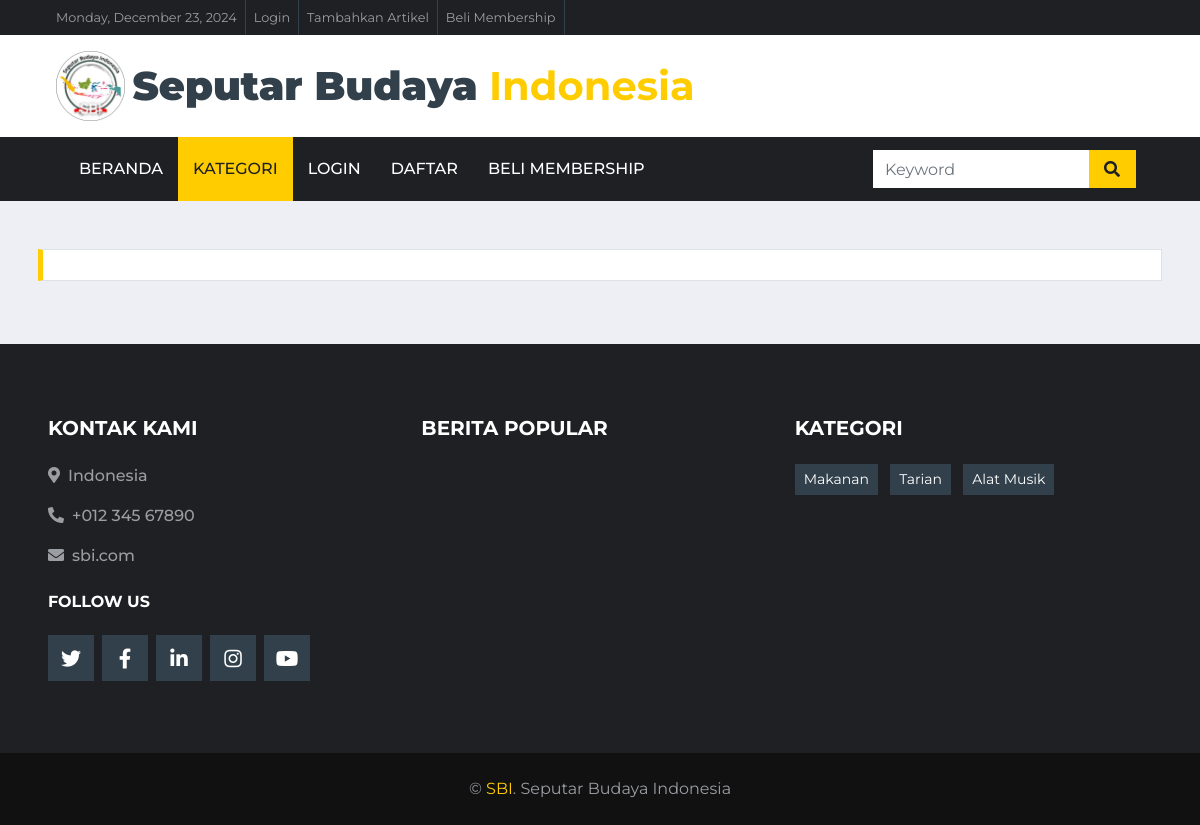
/index.php/kategori/alat_musik, run on an earlier commit of the app's database.
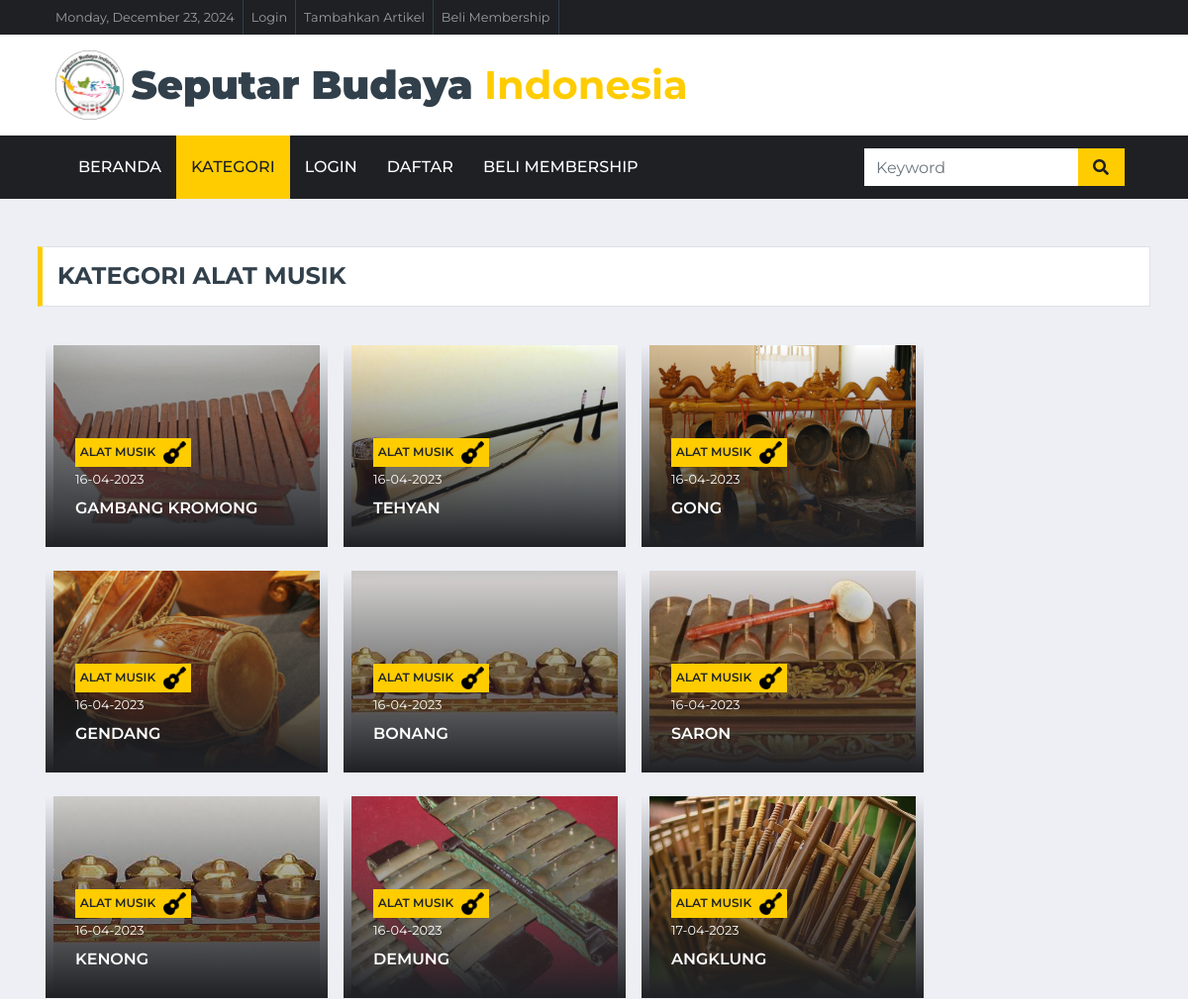
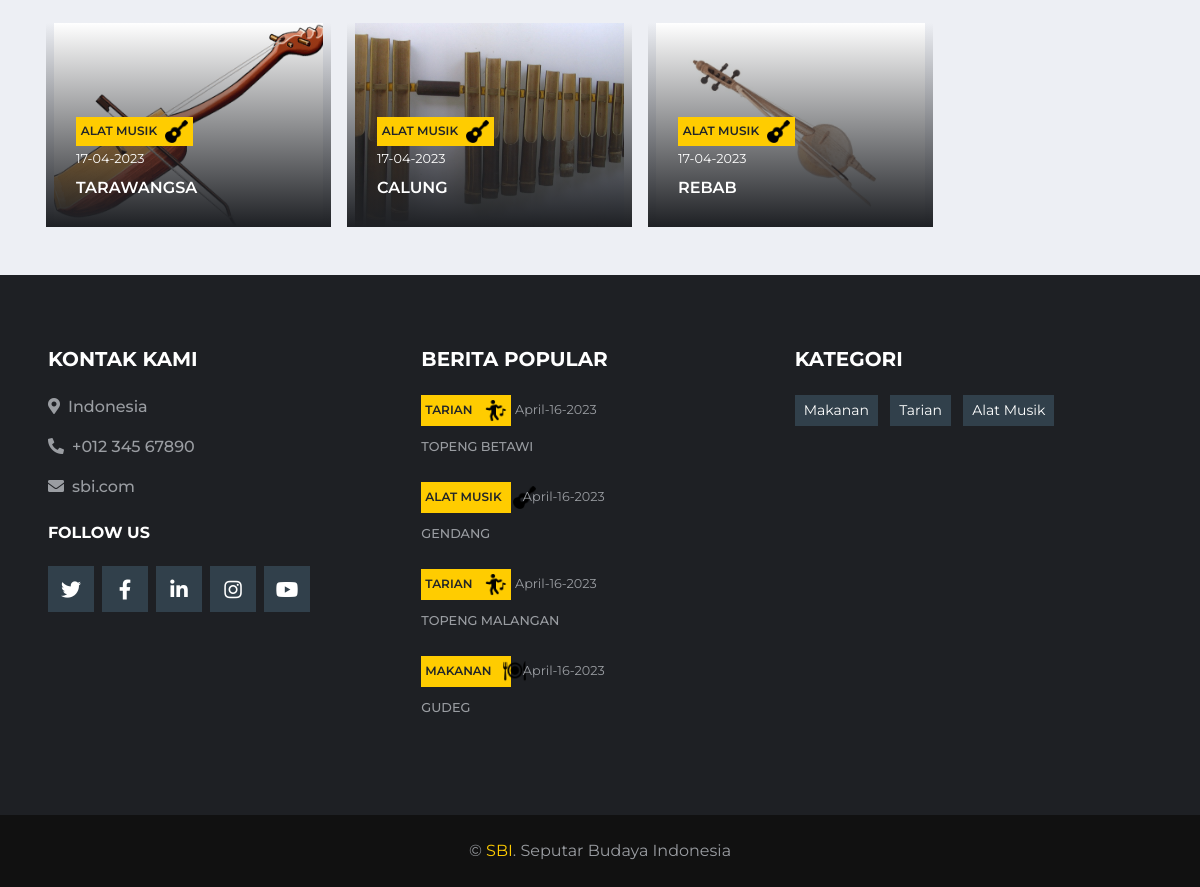
And on a later commit of the database (2 pictures, top to bottom).
### tables this page shows
CREATE TABLE `upload_content` (
  `id_konten` int(11) NOT NULL,
  `id_user` int(11) NOT NULL,
  `nama_penulis` varchar(80) NOT NULL,
  `judul_konten` varchar(255) NOT NULL,
  `daerah` varchar(50) NOT NULL,
  `kategori` varchar(50) NOT NULL,
  `kategori2` varchar(50) NOT NULL,
  `isi_konten` text NOT NULL,
  `gambar` text NOT NULL,
  `tgl_konten` datetime NOT NULL DEFAULT current_timestamp()
);

### application/controllers/Kategori.php (called while the page is built, shortened)
<?php
class Kategori extends CI_Controller {
	public function alat_musik() {
		$keyword = $this->input->post('keyword');
		$data_home_navbar['data_home_navbar'] = $this->model_home->data_home_navbar()->result();
		$data_slider_home['home'] = $this->model_home->data_home2()->result();
		$this->load->view('templates/header');
		$this->load->view('templates/navbar',$data_home_navbar);
		if ($keyword == null) {
			$data['makanan'] = $this->model_kategori->data_alat_musik()->result();
			$this->load->view('kategori/index', $data);
		}
			$this->load->view('templates/footer_content',$data_slider_home);
	}
}

### index.php (called while the page is built, shortened)
<?php
require_once BASEPATH.'core/CodeIgniter.php';

### application/models/model_kategori.php (called while the page is built, shortened)
<?php
class Model_kategori extends CI_Model
{
    public function data_alat_musik()
    {
        $this->db->select('*');
        $this->db->from('upload_content');
        $this->db->where('kategori','alat musik');
        return $this->db->get();
    }
}

### application/models/model_home.php (called while the page is built, shortened)
<?php
class Model_home extends CI_Model
{
    public function data_home2()
    {
        $this->db->where('kategori2', "slider_home");
        $result = $this->db->get('upload_content');
        return $result;
    }
    public function data_berita_terbaru()
    {
        $this->db->order_by("tgl_konten", "desc");
        $result = $this->db->get('upload_content', 4, 0);
        return $result;
    }
}

### application/views/kategori/index.php (the view, shortened to what this page needs)
<div class="container-fluid pt-5 mb-3">
    <div class="container">
        <div class="section-title">
            <?php foreach ($makanan as $ftr) : ?>
                <h4 class="m-0 text-uppercase font-weight-bold">Kategori <?= $ftr->kategori; ?></h4>
                <?php break; ?>
            <?php endforeach; ?>
        </div>
        <div class="ss">
            <div class="row gx-1">
                <?php foreach ($makanan as $ftr) : ?>
                    <div class="col-lg-3 col-md-5 ml-3 mt-4">
                        <div class="card-img">
                        </div>
                        <div class="overlay">
                            <div class="mb-2">
                                <?php if ($ftr->kategori == "alat musik") { ?>
                                    <a class="badge badge-primary text-uppercase font-weight-semi-bold mr-1 d-flex align-items-center" href=""><?= $ftr->kategori ?> <img src="<?= base_url() ?>assets/img/alat_musik.png" style="height: 23px;" class="ml-2" alt=""></a>
                                <?php }; ?>
                                <?php $originalDate = $ftr->tgl_konten;
                                   $newDate = date("d-m-Y", strtotime($originalDate)); ?>
                                <a class="text-white" href=""><small><?= $newDate ?></small></a>
                            </div>
                            <a class="h6 m-0 text-white text-uppercase font-weight-semi-bold" href="<?= base_url('detail/detail_konten/' . $ftr->id_konten); ?>"><?= $ftr->judul_konten ?></a>
                        </div>
                    </div>
                <?php endforeach; ?>
            </div>
        </div>
    </div>
</div>

### application/views/templates/header.php (shortened to what this page needs)
<!DOCTYPE html>
<html lang="en">
<head>
    <link href="https://cdnjs.cloudflare.com/ajax/libs/font-awesome/5.15.0/css/all.min.css" rel="stylesheet">
    <link href="<?= base_url()?>assets/lib/owlcarousel/assets/owl.carousel.min.css" rel="stylesheet">
    <link href="<?= base_url()?>assets/css/style.css" rel="stylesheet">
</head>

### application/views/templates/navbar.php (shortened to what this page needs)
<div class="container-fluid d-none d-lg-block">
     <div class="row align-items-center bg-dark px-lg-5">
         <div class="col-lg-9">
             <nav class="navbar navbar-expand-sm bg-dark p-0">
                 <ul class="navbar-nav ml-n2">
                     <li class="nav-item border-right border-secondary">
                         <a class="nav-link text-body small" href="#"><?php echo date("l") . ', '.date('F j'). ', '.date('Y');?></a>
                     </li>
                     <li class="nav-item border-right border-secondary">
                         <a class="nav-link text-body small" href="<?=base_url('auth/login')?>">Login</a>
                     </li>
                     <li class="nav-item border-right border-secondary">
                     <?php $namaUser =  $this->session->userdata('username'); ?>
                         <a class="nav-link text-body small" href="<?=base_url('user/artikle/index/'.$namaUser)?>">Tambahkan Artikel</a>
                     </li>
                     <li class="nav-item border-right border-secondary">
                         <a class="nav-link text-body small" href="<?=base_url('membership')?>">Beli Membership</a>
                     </li>
                 </ul>
             </nav>
         </div>
     </div>
     <div class="row align-items-center bg-white py-3 px-lg-5">
         <div class="col-lg-4">
             <a href="<?=base_url('home')?>" class="navbar-brand p-0 d-none d-flex align-items-center">
             <img src="<?= base_url() . '/assets/img/logo_sbi.png' ?>" height="70px">
             <h5 style="font-size: 40px;" class="m-0 pl-2 display-4 text-primary font-weight-bold"><span class="text-secondary font-weight-bolder">Seputar Budaya</span> Indonesia</h5>
             </a>
         </div>
         <div class="col-lg-8 text-center text-lg-right">
         </div>
     </div>
 </div>
 <div class="container-fluid p-0">
     <nav class="navbar navbar-expand-lg bg-dark navbar-dark py-2 py-lg-0 px-lg-5">
         <div class="collapse navbar-collapse justify-content-between px-0 px-lg-3" id="navbarCollapse">
             <div class="navbar-nav mr-auto py-0">
                 <a aria-current="page" href="<?= base_url('home') ?>" <?= $this->uri->segment(1) == 'home' || $this->uri->segment(1) == '' ? 'class="active nav-link"' : 'class="nav-link"' ?>>Beranda</a>
                 <a aria-current="page" href="<?= base_url('kategori') ?>" <?= $this->uri->segment(1) == 'kategori' || $this->uri->segment(1) == 'kategori' ? 'class="active nav-link"' : 'class="nav-link"' ?>>Kategori</a>
                 <?php if ($this->session->userdata('username')) { ?>
                                 <li>
                                     <a href="<?=base_url('auth/logout')?>" class="nav-item nav-link">Log out</a>
                                 </li>
                                 <?php } else { ?>
                                 <li><a href="<?=base_url('auth/login')?>" class="nav-item nav-link">Login</a></li>
                             <?php }; ?>
                 <a href="<?=base_url('auth/register');?>" class="nav-item nav-link">DAFTAR</a>
                 <a class="nav-item nav-link"class="nav-item nav-link" href="<?=base_url('membership')?>">Beli Membership</a>
             </div>
             <?php if ($this->uri->segment(2) == 'alat_musik') {?>
             <?php echo form_open('kategori/alat_musik'); ?>
             <div class="input-group ml-auto d-none d-lg-flex" style="width: 100%; max-width: 300px;">
                 <input type="text" class="form-control border-0" placeholder="Keyword" name="keyword">
                 <div class="input-group-append">
                 <button class="input-group-text bg-primary text-dark border-0 px-3" type="submit" name="submit"><i class="fa fa-search"></i></button>
                 </div>
             </div>
             <?php echo form_close(); ?>
             <?php } ; ?>
         </div>
     </nav>
 </div>

### application/views/templates/footer_content.php
<div class="container-fluid bg-dark pt-5 px-lg-5 mt-5 px-4">
    <div class="row py-4">
        <div class="col-lg-4 col-md-6 mb-5">
            <h5 class="mb-4 text-white text-uppercase font-weight-bold">Kontak Kami</h5>
            <p class="font-weight-medium"><i class="fa fa-map-marker-alt mr-2"></i>Indonesia</p>
            <p class="font-weight-medium"><i class="fa fa-phone-alt mr-2"></i>+012 345 67890</p>
            <p class="font-weight-medium"><i class="fa fa-envelope mr-2"></i>sbi.com</p>
            <h6 class="mt-4 mb-4 text-white text-uppercase font-weight-bold">Follow Us</h6>
            <div class="d-flex justify-content-start">
                <a class="btn btn-lg btn-secondary btn-lg-square mr-2" href="#"><i class="fab fa-twitter"></i></a>
                <a class="btn btn-lg btn-secondary btn-lg-square mr-2" href="#"><i class="fab fa-facebook-f"></i></a>
                <a class="btn btn-lg btn-secondary btn-lg-square mr-2" href="#"><i class="fab fa-linkedin-in"></i></a>
                <a class="btn btn-lg btn-secondary btn-lg-square mr-2" href="#"><i class="fab fa-instagram"></i></a>
                <a class="btn btn-lg btn-secondary btn-lg-square" href="#"><i class="fab fa-youtube"></i></a>
            </div>
        </div>
        <div class="col-lg-4 col-md-6 mb-5">
            <h5 class="mb-4 text-white text-uppercase font-weight-bold">Berita Popular</h5>
            <div class="mb-3">
                <?php foreach ($home as $brt) :?>
                <div class="mb-2">
                <?php if ($brt->kategori == "tarian") { ?>
                    <a class="badge badge-primary text-uppercase font-weight-semi-bold p-1 " href="<?=base_url('kategori/tarian')?>"><?= $brt->kategori ?> <img src="<?= base_url() ?>assets/img/dance_icon.png" style="height: 23px;" class="ml-2" alt=""></a>
                    <?php }; ?>
                <?php if ($brt->kategori == "makanan") { ?>
                    <a class="badge badge-primary text-uppercase font-weight-semi-bold p-1 mr-2 w-25" href="<?=base_url('kategori/makanan')?>"><?= $brt->kategori ?> <img src="<?= base_url() ?>assets/img/food-icon.png" style="height: 23px;" class="ml-2" alt=""></a>
                    <?php }; ?>
                <?php if ($brt->kategori == "alat musik") { ?>
                    <a class="badge badge-primary text-uppercase font-weight-semi-bold p-1 mr-2 w-25" href="<?=base_url('kategori/alat_musik')?>"><?= $brt->kategori ?> <img src="<?= base_url() ?>assets/img/alat_musik.png" style="height: 23px;" class="ml-2" alt=""></a>
                    <?php }; ?>
                    <?php $originalDate = $brt->tgl_konten; $newDate = date("F-d-Y", strtotime($originalDate));?><a class="text-body" href=""><small><?= $newDate ?></small></a>
                </div>
                <a class="small text-body text-uppercase font-weight-medium" href=""><?=$brt->judul_konten;?></a>
                <br>
                <br>
                <?php endforeach ; ?>
            </div>
        </div>
        <div class="col-lg-4 col-md-6 mb-5">
            <h5 class="mb-4 text-white text-uppercase font-weight-bold">kATEGORI</h5>
            <div class="m-n1">
            <a href="<?=base_url('kategori/makanan')?>" class="btn btn-sm btn-secondary m-1">Makanan</a>
                <a href="<?=base_url('kategori/tarian')?>" class="btn btn-sm btn-secondary m-1">Tarian</a>
                <a href="<?=base_url('kategori/alat_musik')?>" class="btn btn-sm btn-secondary m-1">Alat Musik</a>
            </div>
        </div>
    </div>
</div>
<div class="container-fluid py-4 px-sm-3 px-md-5" style="background: #111111;">
    <p class="m-0 text-center">&copy; <a href="#">SBI</a>. Seputar Budaya Indonesia
</div>

What changed in the data, as far as the page shows it:
added upload_content: kategori "ALAT MUSIK", tgl_konten "16-04-2023", judul_konten "GAMBANG KROMONG"
added upload_content: kategori "ALAT MUSIK", tgl_konten "16-04-2023", judul_konten "TEHYAN"
added upload_content: kategori "ALAT MUSIK", tgl_konten "16-04-2023", judul_konten "GONG"
added upload_content: kategori "ALAT MUSIK", tgl_konten "16-04-2023", judul_konten "GENDANG", tgl_konten "April-16-2023"
added upload_content: kategori "ALAT MUSIK", tgl_konten "16-04-2023", judul_konten "BONANG"
added upload_content: kategori "ALAT MUSIK", tgl_konten "16-04-2023", judul_konten "SARON"
added upload_content: kategori "ALAT MUSIK", tgl_konten "16-04-2023", judul_konten "KENONG"
added upload_content: kategori "ALAT MUSIK", tgl_konten "16-04-2023", judul_konten "DEMUNG"
added upload_content: kategori "ALAT MUSIK", tgl_konten "17-04-2023", judul_konten "ANGKLUNG"
added upload_content: kategori "ALAT MUSIK", tgl_konten "17-04-2023", judul_konten "TARAWANGSA"
added upload_content: kategori "ALAT MUSIK", tgl_konten "17-04-2023", judul_konten "CALUNG"
added upload_content: kategori "ALAT MUSIK", tgl_konten "17-04-2023", judul_konten "REBAB"
added upload_content: kategori "TARIAN", tgl_konten "April-16-2023", judul_konten "TOPENG BETAWI", shown under "BERITA POPULAR"
added upload_content: kategori "TARIAN", tgl_konten "April-16-2023", judul_konten "TOPENG MALANGAN", shown under "BERITA POPULAR"
added upload_content: kategori "MAKANAN", tgl_konten "April-16-2023", judul_konten "GUDEG", shown under "BERITA POPULAR"
